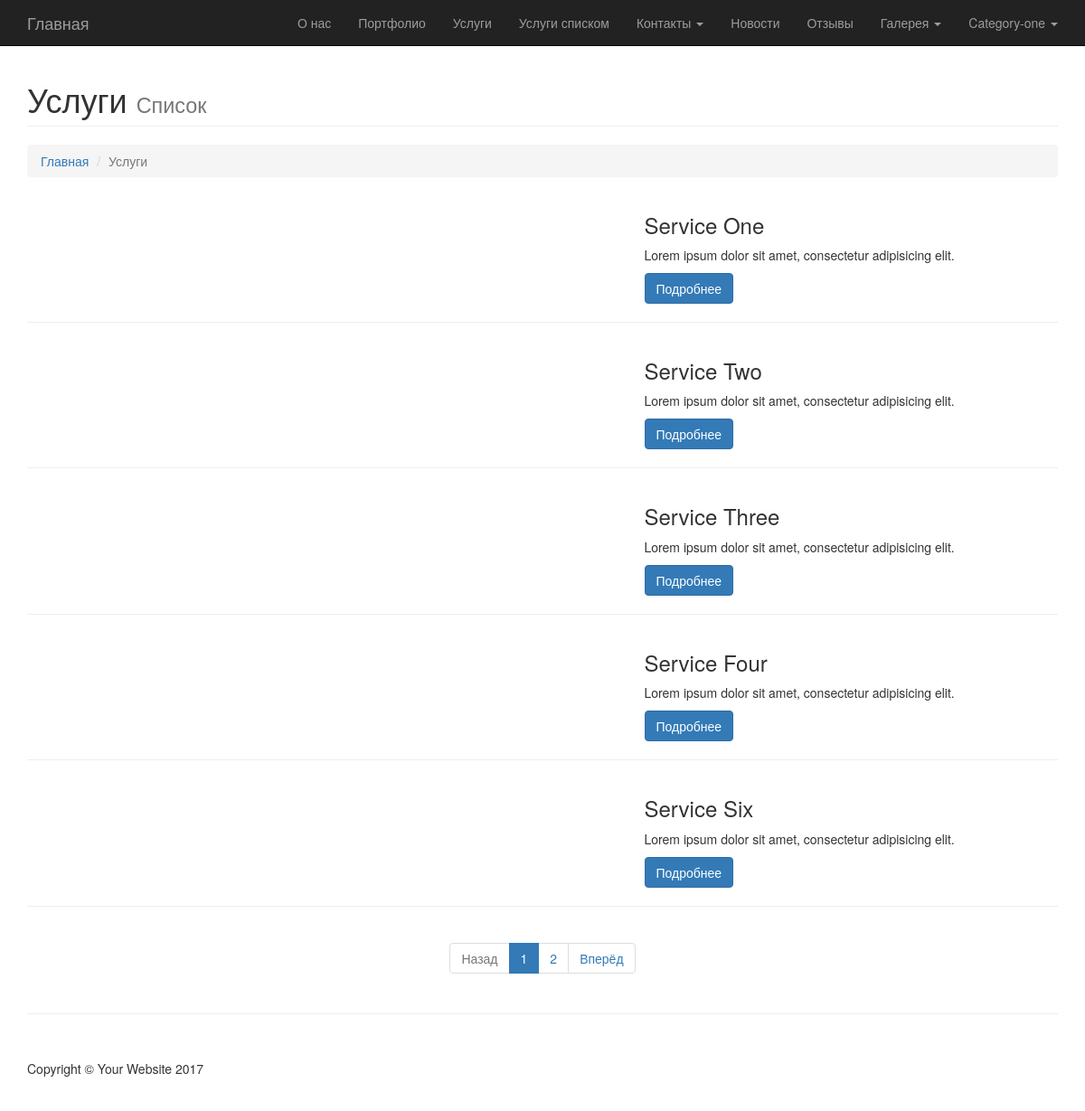
The page /services-list/ on the database its author committed.
### main/models.py (models this page shows, shortened)
class CommonMain(models.Model):
    title = models.CharField(max_length=250, null=True, help_text="Введите заголовок страницы",)
    descriptions = models.TextField(max_length=1000, help_text="Введите описание для поисковых систем",
                                    null=True, blank=True)
    keywords = models.TextField(max_length=1000, help_text="Введите ключевые слова для поисковых систем",
                                    null=True, blank=True)
    slug = models.SlugField(null=True, unique=True, help_text="Slug влияет на формирование url адреса"
                                                              " и должен быть уникальным")
    name = models.CharField(max_length=250, verbose_name="Название страницы", default="Страница")
    content = RichTextUploadingField(verbose_name="Содержание страницы", null=True, blank=True)
    date = models.DateField(verbose_name="Дата", default=d.today(), blank=True, null=True)
    number = models.IntegerField(verbose_name="Порядок",
                                 null=True, blank=True, help_text="Установленное число "
                                                                  "будет влиять на очерёдность "
                                                                  "отображения блока")
    class Meta:
        abstract = True

class PageCategory(CommonMain):
    name = models.CharField(max_length=250, verbose_name="Название категории", default="Категория")
    menu = models.BooleanField(default=True,
                               verbose_name="Меню", help_text="Отметьте, если "
                                                              "категория должна отображаться как меню")
    class Meta:
        verbose_name_plural = "Категории страниц"

### services/models.py (models this page shows, shortened)
class Service(CommonMain):
    image = models.ImageField(null=True, blank=True, verbose_name="Изображение",
                              help_text="Выберите изображения услуги")
    min_image = models.ImageField(null=True, blank=True, verbose_name="Миниатюра",
                                  help_text="Выберите миниатюру услуги")
    brief = models.CharField(max_length=500, verbose_name="Краткое описание",
                             null=True, blank=True, help_text="Не более 500 знаков")
    phone = models.CharField(max_length=50, verbose_name="Телефон",
                             help_text="Не более 50 знаков", null=True, blank=True)
    messenger = models.CharField(max_length=100, verbose_name="Messenger",
                                 help_text="Не более 100 знаков", null=True, blank=True)
    social_one = models.URLField(max_length=500, verbose_name="URL-адрес 1",
                                 help_text="Вставьте URL-адрес социальной сети услуги", null=True, blank=True)
    social_two = models.URLField(max_length=500, verbose_name="URL-адрес 2",
                                 help_text="Вставьте URL-адрес социальной сети услуги", null=True, blank=True)
    social_three = models.URLField(max_length=500, verbose_name="URL-адрес 3",
                                   help_text="Вставьте URL-адрес социальной сети услуги", null=True, blank=True)
    class Meta:
        verbose_name_plural = "Услуги"

### services/views.py (the view)
# urls.py: url(r'^services-list/$', main.ServicesList.as_view(), name='services-list'),
class ServicesList(ListView):
    template_name = "services-list.html"
    queryset = main.Service.objects.order_by('number')
    context_object_name = 'page'
    paginate_by = 5

### main/models.py (called while the page is built)
    def get_page_one_url(self):
        return reverse('page-style-one', kwargs={'type_page': self.type_page, 'slug': self.slug})

    def get_page_two_url(self):
        return reverse('page-style-two', kwargs={'type_page': self.type_page, 'slug': self.slug})

    def get_page_three_url(self):
        return reverse('page-style-three', kwargs={'type_page': self.type_page, 'slug': self.slug})

    def get_page_four_url(self):
        return reverse('page-style-four', kwargs={'type_page': self.type_page, 'slug': self.slug})

    def get_page_five_url(self):
        return reverse('page-style-five', kwargs={'type_page': self.type_page, 'slug': self.slug})

### main/templatetags/page_tags.py (called while the page is built)
@register.inclusion_tag('tags/menu/cat-menu.html', takes_context=True)
def cat_menu(context):
    menu = list()
    categories = PageCategory.objects.filter(menu=True).order_by('number')
    for one in categories:
        page = dict()
        page['name'] = one.name
        page['list_one']= Page.objects.filter(category__slug=one.slug, type_page = 'style-one').order_by('number')
        page['list_two'] = Page.objects.filter(category__slug=one.slug, type_page='style-two').order_by('number')
        page['list_three'] = Page.objects.filter(category__slug=one.slug, type_page='style-three').order_by('number')
        page['list_four'] = Page.objects.filter(category__slug=one.slug, type_page='style-four').order_by('number')
        page['list_five'] = Page.objects.filter(category__slug=one.slug, type_page='style-five').order_by('number')
        menu.append(page)
    return {'menu': menu}

### green/templates/services-list.html (shortened to what this page needs)
{% extends 'base.html' %}
{% block content %}
        <div class="row">
            <div class="col-lg-12">
                <h1 class="page-header">Услуги
                    <small>Список</small>
                </h1>
                <ol class="breadcrumb">
                    <li><a href="{% url 'index' %}">Главная</a>
                    </li>
                    <li class="active">Услуги</li>
                </ol>
            </div>
        </div>
    {% for one in page %}
        <div class="row">
            <div class="col-md-7">
            </div>
            <div class="col-md-5">
                <h3>{{ one.name }}</h3>
                <p>{{ one.brief }}</p>
                <a class="btn btn-primary" href="{% url 'service-detail' one.slug %}">Подробнее</a>
            </div>
        </div>
                <hr>
    {% endfor %}
        <div class="row text-center">
            {% if is_paginated %}
  <ul class="pagination">
    {% if page_obj.has_previous %}
      <li><a href="?page={{ page_obj.previous_page_number }}">Назад</a></li>
    {% else %}
      <li class="disabled"><span>Назад</span></li>
    {% endif %}
    {% for i in paginator.page_range %}
      {% if page_obj.number == i %}
        <li class="active"><span>{{ i }} </span></li>
      {% else %}
        <li><a href="?page={{ i }}">{{ i }}</a></li>
      {% endif %}
    {% endfor %}
    {% if page_obj.has_next %}
      <li><a href="?page={{ page_obj.next_page_number }}">Вперёд</a></li>
    {% else %}
      <li class="disabled"><span>Вперёд</span></li>
    {% endif %}
  </ul>
{% endif %}
        </div>
{% endblock content %}

### green/templates/base.html (shortened to what this page needs)
{% load staticfiles %}
<!DOCTYPE html>
<html lang="ru">
<head>
    <link href="{% static 'css/bootstrap.min.css' %}" rel="stylesheet">
    <link href="{% static 'css/modern-business.css' %}" rel="stylesheet">
    <link href="{% static 'font-awesome/css/font-awesome.min.css' %}" rel="stylesheet" type="text/css">
</head>
<body>
    {% include 'partials/nav-top.html' %}
    <div class="container">
        {% block content %}{% endblock %}
        <hr>
        {% include 'partials/footer.html' %}
    </div>
</body>
</html>

### green/templates/partials/nav-top.html (shortened to what this page needs)
{% load page_tags %}
    <nav class="navbar navbar-inverse navbar-fixed-top" role="navigation">
        <div class="container">
            <div class="navbar-header">
                <a class="navbar-brand" href="{% url 'index' %}">Главная</a>
            </div>
            <div class="collapse navbar-collapse" id="bs-example-navbar-collapse-1">
                <ul class="nav navbar-nav navbar-right">
                    <li>
                        <a href="{% url 'all-team' %}">О нас</a>
                    </li>
                    <li>
                        <a href="{% url 'all-customers' %}">Портфолио</a>
                    </li>
                    <li>
                        <a href="{% url 'services' %}">Услуги</a>
                    </li>
                    <li>
                        <a href="{% url 'services-list' %}">Услуги списком</a>
                    </li>
                    <li class="dropdown">
                        <a href="#" class="dropdown-toggle" data-toggle="dropdown">Контакты <b class="caret"></b></a>
                    </li>
                    <li>
                        <a href="{% url 'news' %}">Новости</a>
                    </li>
                    <li>
                        <a href="{% url 'opinions' %}">Отзывы</a>
                    </li>
                    <li class="dropdown">
                        <a href="#" class="dropdown-toggle" data-toggle="dropdown">Галерея <b class="caret"></b></a>
                    </li>
                    {% cat_menu %}
                </ul>
            </div>
        </div>
    </nav>

### green/templates/tags/menu/cat-menu.html (shortened to what this page needs)
{% for item in menu %}
<li class="dropdown">
                        <a href="#" class="dropdown-toggle" data-toggle="dropdown">{{ item.name }} <b class="caret"></b></a>
                    </li>
{% endfor %}

### green/templates/partials/footer.html
        <footer>
            <div class="row">
                <div class="col-lg-12">
                    <p>Copyright &copy; Your Website 2017</p>
                </div>
            </div>
        </footer>

### main/static/css/modern-business.css (style rules this page uses)
html, body { height: 100%; }
body { padding-top: 50px; }
footer { margin: 50px 0; }

### rows shown on the page
PageCategory: name "Category-one"
Service: name "Service One", brief "Lorem ipsum dolor sit amet, consectetur adipisicing elit."
Service: name "Service Two", brief "Lorem ipsum dolor sit amet, consectetur adipisicing elit."
Service: name "Service Three", brief "Lorem ipsum dolor sit amet, consectetur adipisicing elit."
Service: name "Service Four", brief "Lorem ipsum dolor sit amet, consectetur adipisicing elit."
Service: name "Service Six", brief "Lorem ipsum dolor sit amet, consectetur adipisicing elit."

### other values the page prints
{{ i }} "1"
{{ i }} "2"
